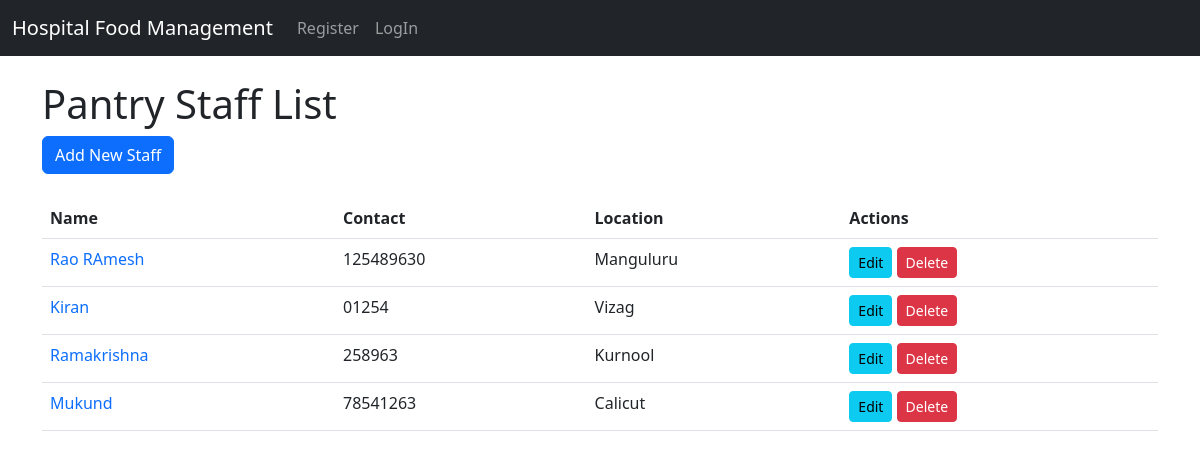
Screenshot of /pantry/staff/ with the database file from the repository.
### pantry/models.py (models this page shows, shortened)
class PantryStaff(models.Model):
    name = models.CharField(max_length=100)
    contact_info = models.CharField(max_length=15)
    location = models.CharField(max_length=100)

### pantry/views.py (the view)
# urls.py: path('staff/', views.pantry_staff_list, name='pantry_staff_list'),
def pantry_staff_list(request):
    pantry_staff = PantryStaff.objects.all()
    context = {
        "form":pantry_staff
    }
    return render(request,'pantry/staff_list.html',context)

### templates/pantry/staff_list.html
{% extends "base.html" %}
{% block content %}
<h1>Pantry Staff List</h1>
<a href="{% url 'pantry_staff_create_' %}" class="btn btn-primary">Add New Staff</a>
<table class="table mt-4">
    <thead>
        <tr>
            <th>Name</th>
            <th>Contact</th>
            <th>Location</th>
            <th>Actions</th>
        </tr>
    </thead>
    <tbody>
        {% for staff in form %}
        <tr>
            <td>
                <a href="{% url 'get_pantry_detail' staff.id %}" style="text-decoration: none;"> {{ staff.name }}</a>
            </td>
            <td>{{ staff.contact_info }}</td>
            <td>{{ staff.location }}</td>
            <td>
                <a href="{% url 'staff_update' staff.id  %}" class="btn btn-info btn-sm">Edit</a>
                <a href="{% url 'staff_delete' staff.id %}" class="btn btn-danger btn-sm">Delete</a>
            </td>
        </tr>
        {% endfor %}
    </tbody>
</table>
{% endblock %}

### templates/base.html (shortened to what this page needs)
<!DOCTYPE html>
{% load static %}
<html lang="en">
<head>
    <link href="https://cdn.jsdelivr.net/npm/bootstrap@5.3.0-alpha3/dist/css/bootstrap.min.css" rel="stylesheet">
</head>
<body>
    <nav class="navbar navbar-expand-lg navbar-dark bg-dark">
        <div class="container-fluid">
            <a class="navbar-brand" href="{% url 'patient_list_create' %}">Hospital Food Management</a>
            <div class="collapse navbar-collapse" id="navbarNav">
                <ul class="navbar-nav">
                    {% if request.user.is_authenticated %}
                    <li class="nav-item">
                        <a class="nav-link" href="/hospital/patients/">Patients</a>
                    </li>
                    <li class="nav-item">
                        <a class="nav-link" href="/hospital/diet-charts/">Diet Charts</a>
                    </li>
                    <li class="nav-item">
                        <a class="nav-link" href="/pantry/staff/">Pantry Staff</a>
                    </li>
                    <li class="nav-item">
                        <a class="nav-link" href="/delivery/delivery_personnel_list/">Delivery Status</a>
                    </li>
                    <li class="nav-item">
                        <a class="nav-link" href="/delivery/meal_preparation_create_/">Meal Preparation</a>
                    </li>
                    <li class="nav-item">
                        <a href="{% url 'logout' %}" class="btn-btn-outline-suceess nav-link"> {{ request.user.username }} Logout</a>
                    </li>
                </ul>
                {% else %}
                <ul class="navbar-nav ms-auto">
                    <li class="nav-item">
                        <a href="{% url 'register' %}" class="btn-btn-suceess nav-link">Register</a>
                    </li>
                    <li class="nav-item">
                        <a href="{% url 'login' %}" class="btn-btn-suceess nav-link">LogIn</a>
                    </li>
                    {% endif %}
                </ul>
            </div>
        </div>
    </nav>
    <div class="container mt-4">
        {% block content %}
        {% endblock %}
    </div>
</body>
</html>

### rows the page displays
PantryStaff: name "Rao RAmesh", contact_info "125489630", location "Manguluru"
PantryStaff: name "Kiran", contact_info "01254", location "Vizag"
PantryStaff: name "Ramakrishna", contact_info "258963", location "Kurnool"
PantryStaff: name "Mukund", contact_info "78541263", location "Calicut"
